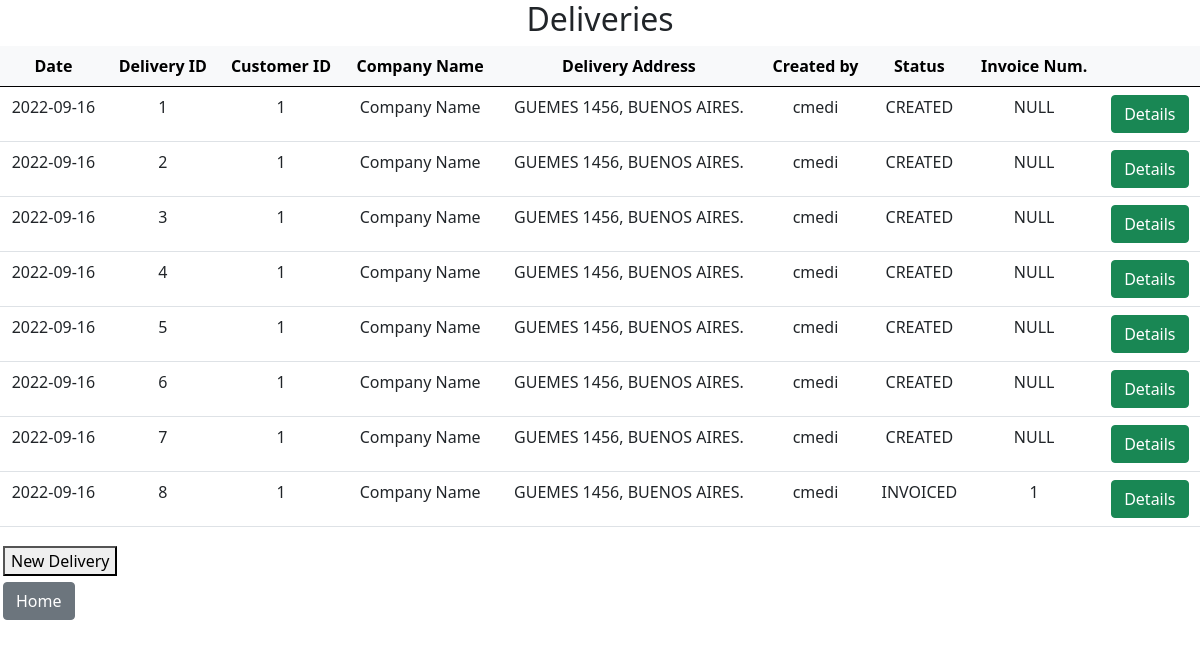
The app's page /list_of_deliveries with its own data.
### tables this page shows
CREATE TABLE delivery_header (date DATE DEFAULT CURRENT_DATE, id INTEGER PRIMARY KEY AUTOINCREMENT, customer_id INTEGER, total_net_value FLOAT, delivery_address BLOB, created_by TEXT, status TEXT DEFAULT CREATED, invoice_num INTEGER, FOREIGN KEY (customer_id) REFERENCES customers (id) ON DELETE RESTRICT, FOREIGN KEY (created_by) REFERENCES users (username) ON DELETE RESTRICT, FOREIGN KEY (invoice_num) REFERENCES invoice_header (invoice_num) ON DELETE RESTRICT);

### app.py (the view)
@app.route("/list_of_deliveries", methods=["GET"])
def list_deliveries():
    deliveries = db.execute("SELECT * FROM delivery_header")
    return render_template("list_of_deliveries.html", deliveries=deliveries)

### app.py (called while the page is built)
@app.after_request
def after_request(response):
    response.headers["Cache-Control"] = "no-cache, no-store, must-revalidate"
    response.headers["Expires"] = 0
    response.headers["Pragma"] = "no-cache"
    return response

### templates/list_of_deliveries.html (shortened to what this page needs)
{% extends "layout.html" %}
{% block body %}
    <h2 class="text-center">Deliveries</h2>
    <form action="/delivery_details" method="get">
        <table class="table text-center">
            <thead class="table-light">
                <tr>
                    <th>Date</th>
                    <th>Delivery ID</th>
                    <th>Customer ID</th>
                    <th>Company Name</th>
                    <th>Delivery Address</th>
                    <th>Created by</th>
                    <th>Status</th>
                    <th>Invoice Num.</th>
                    <th></th>
                </tr>
            </thead>
            <tbody>
                {% for delivery in deliveries %}
                <tr>
                    <td>{{ delivery["date"] }}</td>
                    <td>{{ delivery["id"] }}</td>
                    <td>{{ delivery["customer_id"] }}</td>
                    <td>Company Name</td>
                    <td>{{ delivery["delivery_address"] }}</td>
                    <td>{{ delivery["created_by"] }}</td>
                    <td>{{ delivery["status"] }}</td>
                    <td>{{ delivery["invoice_num"] }}</td>
                    <td>
                        <button class="btn btn-success" name="delivery_id" value="{{ delivery['id'] }}" type="submit">Details</button>
                    </td>
                </tr>
                {% endfor %}
            </tbody>
        </table>
    </form>
    <form method="get" action="/" style="padding: 3px;">
        <button type="submit">New Delivery</button>
    </form>
    <form method="get" action="/" style="padding: 3px;">
        <button class="btn btn-secondary" type="submit">Home</button>
    </form>
{% endblock %}

### records on screen
delivery_header: date "2022-09-16", id "1", customer_id "1", delivery_address "GUEMES 1456, BUENOS AIRES.", created_by "cmedi", status "CREATED", invoice_num "NULL"
delivery_header: date "2022-09-16", id "2", customer_id "1", delivery_address "GUEMES 1456, BUENOS AIRES.", created_by "cmedi", status "CREATED", invoice_num "NULL"
delivery_header: date "2022-09-16", id "3", customer_id "1", delivery_address "GUEMES 1456, BUENOS AIRES.", created_by "cmedi", status "CREATED", invoice_num "NULL"
delivery_header: date "2022-09-16", id "4", customer_id "1", delivery_address "GUEMES 1456, BUENOS AIRES.", created_by "cmedi", status "CREATED", invoice_num "NULL"
delivery_header: date "2022-09-16", id "5", customer_id "1", delivery_address "GUEMES 1456, BUENOS AIRES.", created_by "cmedi", status "CREATED", invoice_num "NULL"
delivery_header: date "2022-09-16", id "6", customer_id "1", delivery_address "GUEMES 1456, BUENOS AIRES.", created_by "cmedi", status "CREATED", invoice_num "NULL"
delivery_header: date "2022-09-16", id "7", customer_id "1", delivery_address "GUEMES 1456, BUENOS AIRES.", created_by "cmedi", status "CREATED", invoice_num "NULL"
delivery_header: date "2022-09-16", id "8", customer_id "1", delivery_address "GUEMES 1456, BUENOS AIRES.", created_by "cmedi", status "INVOICED", invoice_num "1"
